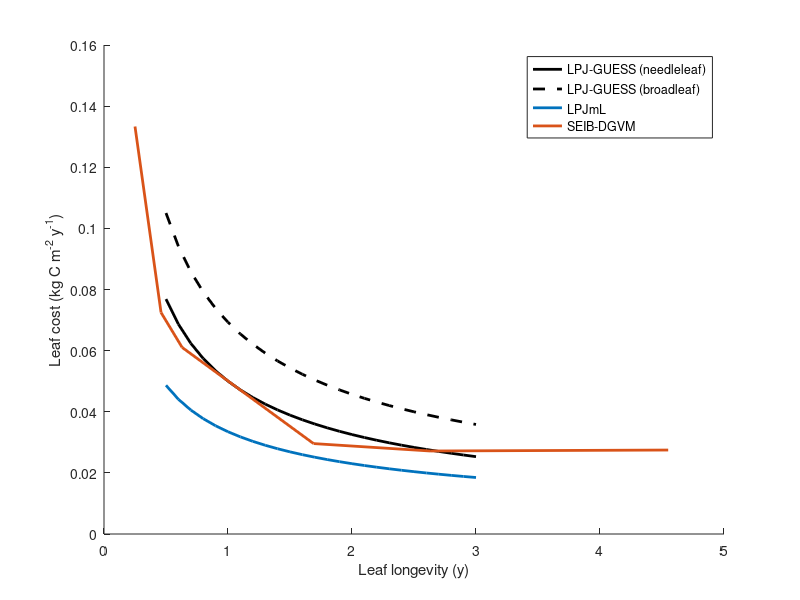

Write the MATLAB code that produced this figure.
%Plot the leaf cost versus leaf longevity for those models that provide this information
%
%T.Pugh
%13.04.19

figure
hold on

%---
%LPJ-GUESS
%Eq. C21 from Smith et al. (2014, Biogeosciences 11, 2027-2054)

%Needleleaf
aleaf=0.5:0.1:3; %Leaf longevity
SLA = 0.2 * 10.^(2.41 - 0.38 * log10(12.0.* aleaf)); %Specific leaf area

plot(aleaf,(1./(SLA))./aleaf,'k','linewidth',2)
hold on

%Broadleaf
aleaf=0.5:0.1:3;
SLA = 0.2 * 10.^(2.29 - 0.4 * log10(12.0.* aleaf));

plot(aleaf,(1./SLA)./aleaf,'k--','linewidth',2)

%---
%LPJmL
%Eq. 6 in Sitch et al. (2003, Global Change Biology 9, 161-185)

aleaf=0.5:0.1:3;
SLA=2e-4.*(exp(6.15)./((12.*aleaf).^0.46));
SLA=SLA*1000; %Convert from m2 gC-1 to m2 kgC-1

plot(aleaf,(1./SLA)./aleaf,'linewidth',2)

%---
%SEIB-DGVM
%SLA taken from Table B4 in Sato et al. (2007, Ecological Modelling 200, 279-307), units m2 / g Dry-Mass (Hisashi Sato, pers comm.)

SLA_raw=[0.01 0.013 0.004 0.007 0.015 0.004 0.015 0.016]; %Order as in Table B4
aleaf_raw=[1.69 0.63 4.55 2.63 0.46 4.55 0.25 NaN];
SLA_raw=SLA_raw*2; %Convert from m2 gDM-1 to m2 gC-1
SLA_raw=SLA_raw*1000; %Convert from m2 gC-1 to m2 kgC-1
[aleaf,I]=sort(aleaf_raw);
SLA=SLA_raw(I);

plot(aleaf,(1./(SLA))./aleaf,'linewidth',2)

%Plot labelling
ylabel('Leaf cost (kg C m^{-2} y^{-1})')
xlabel('Leaf longevity (y)')
legend('LPJ-GUESS (needleleaf)','LPJ-GUESS (broadleaf)','LPJmL','SEIB-DGVM')